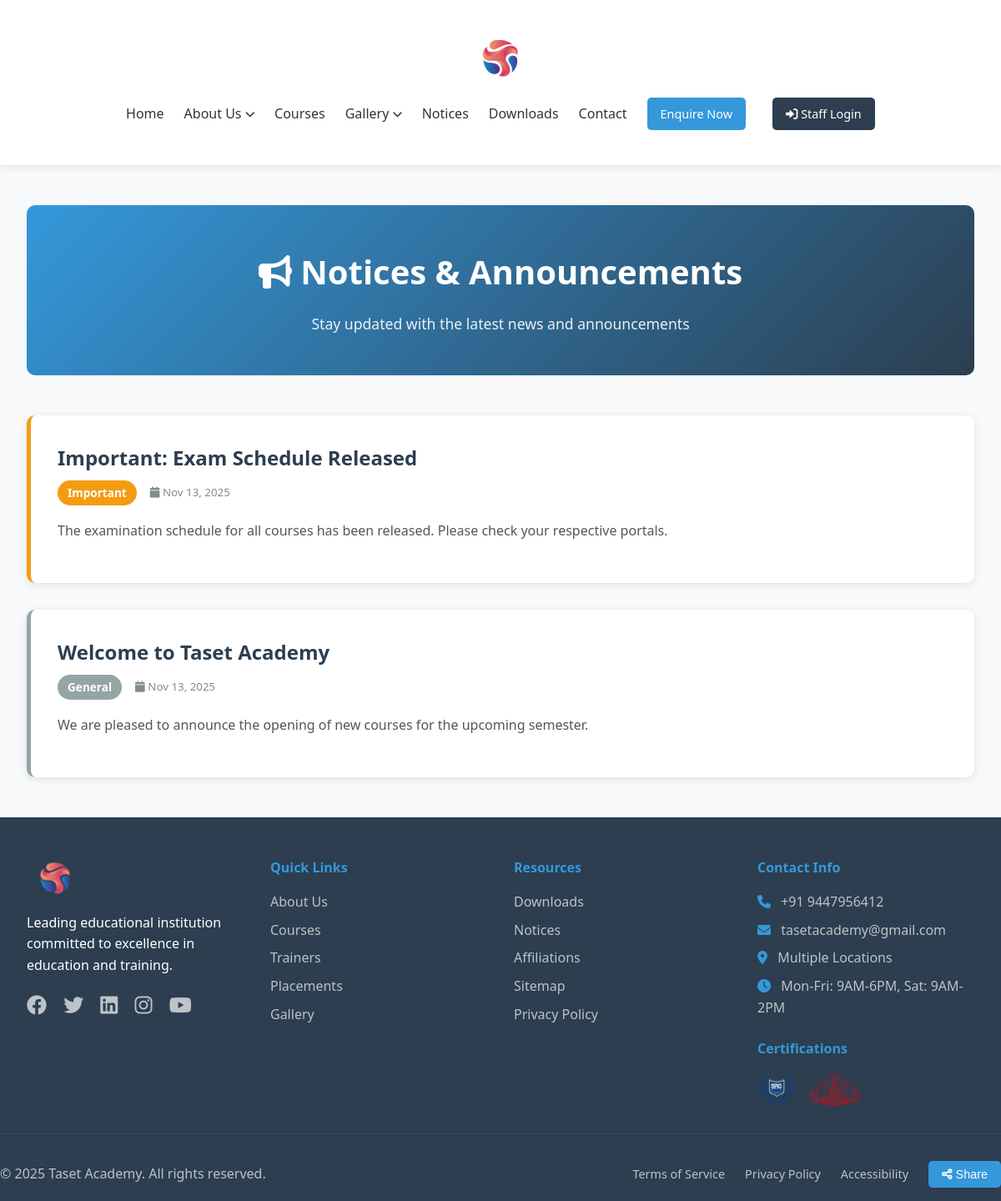
/public/notices.php, run on the app's committed database.
### tables this page shows
CREATE TABLE IF NOT EXISTS `notices` (
  `id` INT(11) NOT NULL AUTO_INCREMENT,
  `title` VARCHAR(255) NOT NULL,
  `content` TEXT NOT NULL,
  `type` ENUM('general', 'important', 'urgent', 'event') DEFAULT 'general',
  `start_date` DATE NOT NULL,
  `end_date` DATE NULL,
  `attachment_path` VARCHAR(255) NULL,
  `attachment_name` VARCHAR(255) NULL,
  `is_active` TINYINT(1) DEFAULT 1,
  `created_by` INT(11) NOT NULL,
  `created_at` TIMESTAMP DEFAULT CURRENT_TIMESTAMP,
  `updated_at` TIMESTAMP DEFAULT CURRENT_TIMESTAMP ON UPDATE CURRENT_TIMESTAMP,
  PRIMARY KEY (`id`),
  KEY `idx_dates` (`start_date`, `end_date`),
  KEY `idx_active` (`is_active`),
  KEY `idx_type` (`type`),
  FOREIGN KEY (`created_by`) REFERENCES `users`(`id`) ON DELETE CASCADE
);

### includes/db_connect.php (called while the page is built, shortened)
<?php
if (!class_exists('DatabaseConnection')) {
    class DatabaseConnection {
        private static $instance = null;
        private $connection;
        private $host;
        private $db_name;
        private $username;
        private $password;
    private function __construct() {
        $this->host = DB_HOST;
        $this->db_name = DB_NAME;
        $this->username = DB_USER;
        $this->password = DB_PASS;
    }
    public static function getInstance() {
        if (self::$instance === null) {
            self::$instance = new self();
        }
        return self::$instance;
    }
    private function connect() {
        try {
            $dsn = "mysql:host={$this->host};dbname={$this->db_name};charset=" . DB_CHARSET;
            $options = [
                PDO::ATTR_ERRMODE => PDO::ERRMODE_EXCEPTION,
                PDO::ATTR_DEFAULT_FETCH_MODE => PDO::FETCH_ASSOC,
                PDO::ATTR_EMULATE_PREPARES => false
            ];
            if (defined('PDO::MYSQL_ATTR_INIT_COMMAND')) {
                $options[PDO::MYSQL_ATTR_INIT_COMMAND] = "SET NAMES " . DB_CHARSET;
            }
            $this->connection = new PDO($dsn, $this->username, $this->password, $options);
        } catch (PDOException $e) {
            $this->logError("Database connection failed: " . $e->getMessage());
            if (DEBUG_MODE) {
                die("Database connection failed: " . $e->getMessage());
            } else {
                die("Database connection failed. Please try again later.");
            }
        }
    }
    public function execute($query, $params = []) {
        try {
            $stmt = $this->connection->prepare($query);
            $stmt->execute($params);
            return $stmt;
        } catch (PDOException $e) {
            $this->logError("Query execution failed: " . $e->getMessage() . " | Query: " . $query);
            throw new Exception("Database operation failed");
        }
    }
    public function fetchAll($query, $params = []) {
        $stmt = $this->execute($query, $params);
        return $stmt->fetchAll();
    }
    }
}
if (!function_exists('fetchAll')) {
    function fetchAll($query, $params = []) {
        return DatabaseConnection::getInstance()->fetchAll($query, $params);
    }
}
?>

### public/notices.php (the view, shortened to what this page needs)
<?php
require_once __DIR__ . '/../includes/public_header.php';
$notices = fetchAll("
    SELECT * FROM notices
    WHERE is_active = 1
    AND start_date <= CURDATE()
    AND (end_date IS NULL OR end_date >= CURDATE())
    ORDER BY
        CASE type
            WHEN 'urgent' THEN 1
            WHEN 'important' THEN 2
            WHEN 'event' THEN 3
            ELSE 4
        END,
        created_at DESC
");
?>
<div class="container" style="padding: 3rem 2rem;">
    <div class="page-header" style="background: linear-gradient(135deg, #3498db, #2c3e50); color: white; padding: 3rem 2rem; border-radius: 10px; margin-bottom: 3rem; text-align: center;">
        <h1 style="font-size: 2.5rem; margin-bottom: 1rem;"><i class="fas fa-bullhorn"></i> Notices & Announcements</h1>
        <p style="font-size: 1.1rem; opacity: 0.9;">Stay updated with the latest news and announcements</p>
    </div>
    <?php if (empty($notices)): ?>
        <div style="text-align: center; padding: 4rem 2rem; background: white; border-radius: 10px; box-shadow: 0 2px 10px rgba(0,0,0,0.1);">
            <i class="fas fa-inbox fa-4x" style="color: #bdc3c7; margin-bottom: 1.5rem;"></i>
            <h3 style="color: #7f8c8d;">No Active Notices</h3>
            <p style="color: #95a5a6;">There are currently no notices to display.</p>
        </div>
    <?php else: ?>
        <div style="display: grid; gap: 2rem;">
            <?php foreach ($notices as $notice): ?>
                <div class="notice-card" style="background: white; border-radius: 10px; padding: 2rem; box-shadow: 0 2px 10px rgba(0,0,0,0.1); border-left: 5px solid <?php
                    echo $notice['type'] === 'urgent' ? '#e74c3c' :
                        ($notice['type'] === 'important' ? '#f39c12' :
                        ($notice['type'] === 'event' ? '#3498db' : '#95a5a6'));
                ?>;">
                    <div style="display: flex; justify-content: space-between; align-items: start; margin-bottom: 1rem;">
                        <div>
                            <h2 style="color: #2c3e50; margin-bottom: 0.5rem; font-size: 1.5rem;">
                                <?php echo htmlspecialchars($notice['title']); ?>
                            </h2>
                            <div style="display: flex; gap: 1rem; align-items: center;">
                                <span style="padding: 0.25rem 0.75rem; border-radius: 20px; font-size: 0.85rem; font-weight: 600; background: <?php
                                    echo $notice['type'] === 'urgent' ? '#e74c3c' :
                                        ($notice['type'] === 'important' ? '#f39c12' :
                                        ($notice['type'] === 'event' ? '#3498db' : '#95a5a6'));
                                ?>; color: white;">
                                    <?php echo ucfirst($notice['type']); ?>
                                </span>
                                <small style="color: #7f8c8d;">
                                    <i class="fas fa-calendar"></i> <?php echo date('M j, Y', strtotime($notice['start_date'])); ?>
                                </small>
                            </div>
                        </div>
                    </div>
                    <div style="color: #555; line-height: 1.8; margin-bottom: 1rem;">
                        <?php echo nl2br(htmlspecialchars($notice['content'])); ?>
                    </div>
                </div>
            <?php endforeach; ?>
        </div>
    <?php endif; ?>
</div>
<?php require_once __DIR__ . '/../includes/public_footer.php'; ?>

### public/css/public.css (style rules this page uses)
* { margin: 0; padding: 0; box-sizing: border-box; }
html { margin: 0; padding: 0; }
body { font-family: 'Segoe UI', Tahoma, Geneva, Verdana, sans-serif; line-height: 1.6; color: #333; background-color: #f8f9fa; margin: 0; padding: 0; }
.container { max-width: 1200px; margin: 0 auto; padding: 0 2rem; }
.page-header { background: linear-gradient(135deg, #3498db, #2c3e50); color: white; padding: 4rem 0; text-align: center; }
.page-header h1 { font-size: 3rem; margin-bottom: 1rem; }
.page-header p { font-size: 1.2rem; opacity: 0.9; }
body { margin: 0 !important; padding: 0 !important; }

### data on the page
notices: title "Important: Exam Schedule Released", type "Important", start_date "Nov 13, 2025", content "The examination schedule for all courses has been released. Please check your respective portals."
notices: title "Welcome to Taset Academy", type "General", start_date "Nov 13, 2025", content "We are pleased to announce the opening of new courses for the upcoming semester."
